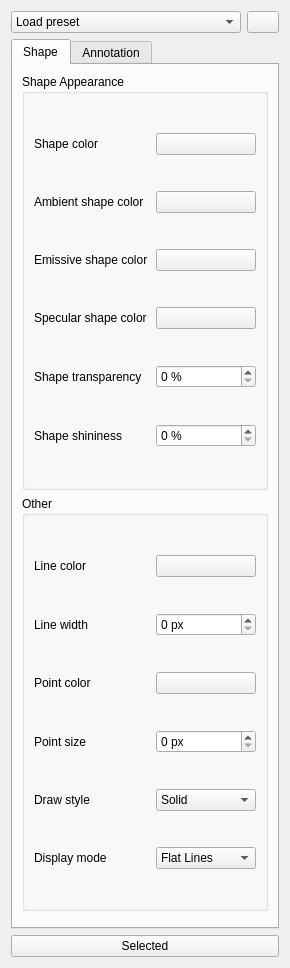
<?xml version="1.0" encoding="UTF-8"?>
<ui version="4.0">
 <class>Form</class>
 <widget class="QWidget" name="Form">
  <property name="geometry">
   <rect>
    <x>0</x>
    <y>0</y>
    <width>290</width>
    <height>968</height>
   </rect>
  </property>
  <property name="windowTitle">
   <string>Style Settings</string>
  </property>
  <layout class="QVBoxLayout" name="verticalLayout_1">
   <item>
    <layout class="QHBoxLayout" name="horizontalLayout_1">
     <item>
      <widget class="QComboBox" name="comboPresets">
       <property name="toolTip">
        <string>Fill the values below from a stored style preset</string>
       </property>
       <item>
        <property name="text">
         <string>Load preset</string>
        </property>
       </item>
      </widget>
     </item>
     <item>
      <widget class="QPushButton" name="saveButton">
       <property name="maximumSize">
        <size>
         <width>32</width>
         <height>16777215</height>
        </size>
       </property>
       <property name="toolTip">
        <string>Saves the current style as a preset</string>
       </property>
       <property name="text">
        <string/>
       </property>
       <property name="icon">
        <iconset theme="gtk-save">
         <normaloff>.</normaloff>.</iconset>
       </property>
      </widget>
     </item>
    </layout>
   </item>
   <item>
    <widget class="QTabWidget" name="tabs">
     <widget class="QWidget" name="tab_Shape">
      <attribute name="title">
       <string>Shape</string>
      </attribute>
      <layout class="QVBoxLayout" name="verticalLayout_2">
       <item>
        <widget class="QGroupBox" name="groupBox_1">
         <property name="title">
          <string>Shape Appearance</string>
         </property>
         <layout class="QGridLayout" name="gridLayout_1" columnstretch="1,0" columnminimumwidth="0,100">
          <item row="0" column="0">
           <widget class="QLabel" name="label_ShapeColor">
            <property name="text">
             <string>Shape color</string>
            </property>
           </widget>
          </item>
          <item row="0" column="1">
           <widget class="Gui::ColorButton" name="ShapeColor">
           </widget>
          </item>
          <item row="1" column="0">
           <widget class="QLabel" name="label_AmbientColor">
            <property name="text">
             <string>Ambient shape color</string>
            </property>
           </widget>
          </item>
          <item row="1" column="1">
           <widget class="Gui::ColorButton" name="AmbientColor">
           </widget>
          </item>
          <item row="2" column="0">
           <widget class="QLabel" name="label_EmissiveColor">
            <property name="text">
             <string>Emissive shape color</string>
            </property>
           </widget>
          </item>
          <item row="2" column="1">
           <widget class="Gui::ColorButton" name="EmissiveColor">
           </widget>
          </item>
          <item row="3" column="0">
           <widget class="QLabel" name="label_SpecularColor">
            <property name="text">
             <string>Specular shape color</string>
            </property>
           </widget>
          </item>
          <item row="3" column="1">
           <widget class="Gui::ColorButton" name="SpecularColor">
           </widget>
          </item>
          <item row="4" column="0">
           <widget class="QLabel" name="label_Transparency">
            <property name="text">
             <string>Shape transparency</string>
            </property>
           </widget>
          </item>
          <item row="4" column="1">
           <widget class="QSpinBox" name="Transparency">
            <property name="suffix">
             <string notr="true"> %</string>
            </property>
            <property name="maximum">
             <number>100</number>
            </property>
           </widget>
          </item>
          <item row="5" column="0">
           <widget class="QLabel" name="label_Shininess">
            <property name="text">
             <string>Shape shininess</string>
            </property>
           </widget>
          </item>
          <item row="5" column="1">
           <widget class="QSpinBox" name="Shininess">
            <property name="suffix">
             <string notr="true"> %</string>
            </property>
            <property name="maximum">
             <number>100</number>
            </property>
           </widget>
          </item>
         </layout>
        </widget>
       </item>
       <item>
        <widget class="QGroupBox" name="groupBox_2">
         <property name="title">
          <string>Other</string>
         </property>
         <layout class="QGridLayout" name="gridLayout_2" columnstretch="1,0" columnminimumwidth="0,100">
          <item row="0" column="0">
           <widget class="QLabel" name="label_LineColor">
            <property name="text">
             <string>Line color</string>
            </property>
           </widget>
          </item>
          <item row="0" column="1">
           <widget class="Gui::ColorButton" name="LineColor">
           </widget>
          </item>
          <item row="1" column="0">
           <widget class="QLabel" name="label_LineWidth">
            <property name="text">
             <string>Line width</string>
            </property>
           </widget>
          </item>
          <item row="1" column="1">
           <widget class="QSpinBox" name="LineWidth">
            <property name="suffix">
             <string> px</string>
            </property>
           </widget>
          </item>
          <item row="2" column="0">
           <widget class="QLabel" name="label_PointColor">
            <property name="text">
             <string>Point color</string>
            </property>
           </widget>
          </item>
          <item row="2" column="1">
           <widget class="Gui::ColorButton" name="PointColor">
           </widget>
          </item>
          <item row="3" column="0">
           <widget class="QLabel" name="label_PointSize">
            <property name="text">
             <string>Point size</string>
            </property>
           </widget>
          </item>
          <item row="3" column="1">
           <widget class="QSpinBox" name="PointSize">
            <property name="suffix">
             <string> px</string>
            </property>
           </widget>
          </item>
          <item row="4" column="0">
           <widget class="QLabel" name="label_DrawStyle">
            <property name="text">
             <string>Draw style</string>
            </property>
           </widget>
          </item>
          <item row="4" column="1">
           <widget class="QComboBox" name="DrawStyle">
            <item>
             <property name="text">
              <string>Solid</string>
             </property>
            </item>
            <item>
             <property name="text">
              <string>Dashed</string>
             </property>
            </item>
            <item>
             <property name="text">
              <string>Dotted</string>
             </property>
            </item>
            <item>
             <property name="text">
              <string>DashDot</string>
             </property>
            </item>
           </widget>
          </item>
          <item row="5" column="0">
           <widget class="QLabel" name="label_DisplayMode">
            <property name="text">
             <string>Display mode</string>
            </property>
           </widget>
          </item>
          <item row="5" column="1">
           <widget class="QComboBox" name="DisplayMode">
            <item>
             <property name="text">
              <string>Flat Lines</string>
             </property>
            </item>
            <item>
             <property name="text">
              <string>Shaded</string>
             </property>
            </item>
            <item>
             <property name="text">
              <string>Wireframe</string>
             </property>
            </item>
            <item>
             <property name="text">
              <string>Points</string>
             </property>
            </item>
           </widget>
          </item>
         </layout>
        </widget>
       </item>
       <item>
        <spacer name="verticalSpacer_1">
         <property name="orientation">
          <enum>Qt::Vertical</enum>
         </property>
        </spacer>
       </item>
      </layout>
     </widget>
     <widget class="QWidget" name="tab_Annotation">
      <attribute name="title">
       <string>Annotation</string>
      </attribute>
      <layout class="QVBoxLayout" name="verticalLayout_Signpost">
       <item>
        <widget class="QLabel" name="label_Signpost">
         <property name="text">
          <string>Annotation settings are now managed by the Annotation Style Manager.</string>
         </property>
         <property name="wordWrap">
          <bool>true</bool>
         </property>
        </widget>
       </item>
       <item>
        <widget class="QPushButton" name="pushButton_OpenManager">
         <property name="text">
          <string>Open Annotation Style Manager</string>
         </property>
        </widget>
       </item>
       <item>
        <spacer name="verticalSpacer_2">
         <property name="orientation">
          <enum>Qt::Vertical</enum>
         </property>
         <property name="sizeHint" stdset="0">
          <size>
           <width>20</width>
           <height>40</height>
          </size>
         </property>
        </spacer>
       </item>
      </layout>
     </widget>
    </widget>
   </item>
   <item>
    <layout class="QHBoxLayout" name="horizontalLayout_2">
     <item>
      <widget class="QPushButton" name="applyButton">
       <property name="toolTip">
        <string>Apply the above style to selected object(s)</string>
       </property>
       <property name="text">
        <string>Selected</string>
       </property>
       <property name="icon">
        <iconset theme="gtk-apply">
         <normaloff>.</normaloff>.</iconset>
       </property>
      </widget>
     </item>
    </layout>
   </item>
  </layout>
 </widget>
 <customwidgets>
  <customwidget>
   <class>Gui::InputField</class>
   <extends>QLineEdit</extends>
   <header>Gui/InputField.h</header>
  </customwidget>
  <customwidget>
   <class>Gui::ColorButton</class>
   <extends>QPushButton</extends>
   <header>Gui/Widgets.h</header>
  </customwidget>
 </customwidgets>
 <resources/>
 <connections/>
</ui>
